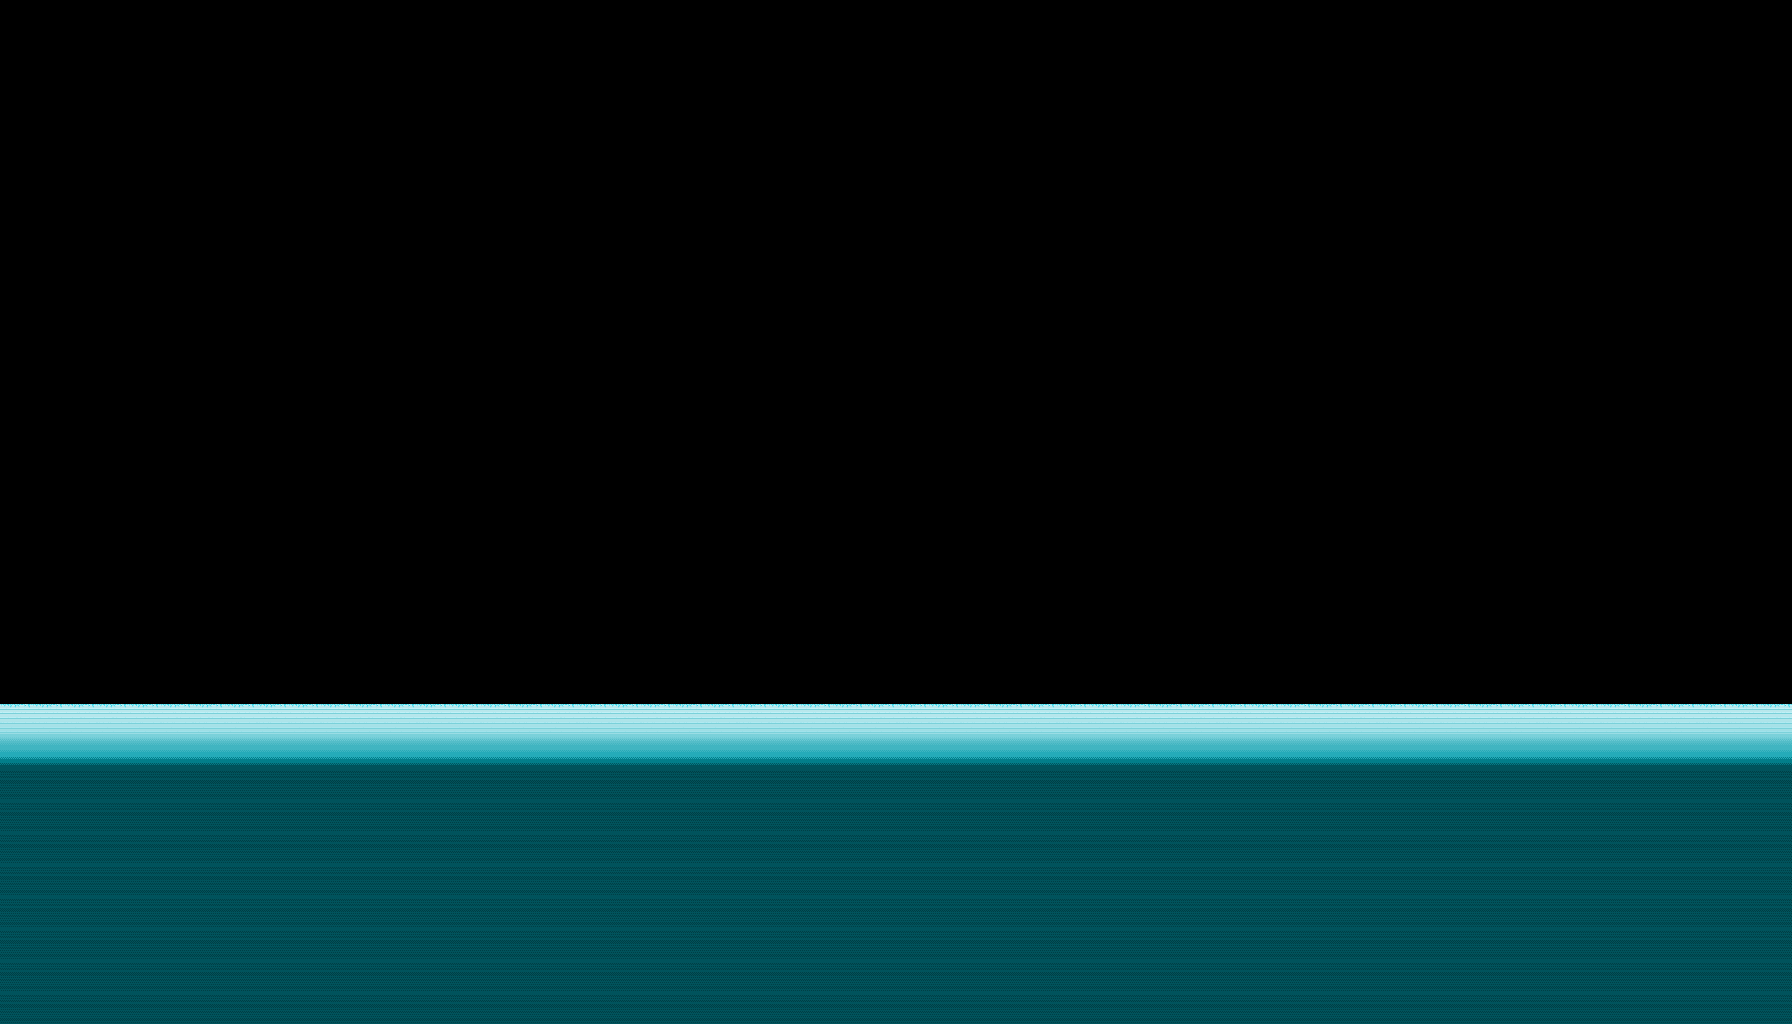

A 2D game scene composited from a Tiled map and its tileset images. What follows is a short description and the map's XML, with every tile layer's data as written:
An orthogonal 56x32 tile map with 32x32 px tiles, 1 tile layer (Collide) and 2 objects (Start, EnonSpawn).

<map version="1.5" tiledversion="1.7.2" orientation="orthogonal" renderorder="right-down" width="56" height="32" tilewidth="32" tileheight="32" infinite="0" nextlayerid="3" nextobjectid="3">
 <editorsettings>
  <export target="oasis-tilemap.json" format="json" />
 </editorsettings>
 <tileset firstgid="1" name="oasis" tilewidth="32" tileheight="32" tilecount="8" columns="4">
  <image source="oasis-tileset.png" width="128" height="64" />
 </tileset>
 <layer id="1" name="Collide" width="56" height="32" offsetx="0" offsety="128">
  <data encoding="csv">
0,0,0,0,0,0,0,0,0,0,0,0,0,0,0,0,0,0,0,0,0,0,0,0,0,0,0,0,0,0,0,0,0,0,0,0,0,0,0,0,0,0,0,0,0,0,0,0,0,0,0,0,0,0,0,0,
0,0,0,0,0,0,0,0,0,0,0,0,0,0,0,0,0,0,0,0,0,0,0,0,0,0,0,0,0,0,0,0,0,0,0,0,0,0,0,0,0,0,0,0,0,0,0,0,0,0,0,0,0,0,0,0,
0,0,0,0,0,0,0,0,0,0,0,0,0,0,0,0,0,0,0,0,0,0,0,0,0,0,0,0,0,0,0,0,0,0,0,0,0,0,0,0,0,0,0,0,0,0,0,0,0,0,0,0,0,0,0,0,
0,0,0,0,0,0,0,0,0,0,0,0,0,0,0,0,0,0,0,0,0,0,0,0,0,0,0,0,0,0,0,0,0,0,0,0,0,0,0,0,0,0,0,0,0,0,0,0,0,0,0,0,0,0,0,0,
0,0,0,0,0,0,0,0,0,0,0,0,0,0,0,0,0,0,0,0,0,0,0,0,0,0,0,0,0,0,0,0,0,0,0,0,0,0,0,0,0,0,0,0,0,0,0,0,0,0,0,0,0,0,0,0,
0,0,0,0,0,0,0,0,0,0,0,0,0,0,0,0,0,0,0,0,0,0,0,0,0,0,0,0,0,0,0,0,0,0,0,0,0,0,0,0,0,0,0,0,0,0,0,0,0,0,0,0,0,0,0,0,
0,0,0,0,0,0,0,0,0,0,0,0,0,0,0,0,0,0,0,0,0,0,0,0,0,0,0,0,0,0,0,0,0,0,0,0,0,0,0,0,0,0,0,0,0,0,0,0,0,0,0,0,0,0,0,0,
0,0,0,0,0,0,0,0,0,0,0,0,0,0,0,0,0,0,0,0,0,0,0,0,0,0,0,0,0,0,0,0,0,0,0,0,0,0,0,0,0,0,0,0,0,0,0,0,0,0,0,0,0,0,0,0,
0,0,0,0,0,0,0,0,0,0,0,0,0,0,0,0,0,0,0,0,0,0,0,0,0,0,0,0,0,0,0,0,0,0,0,0,0,0,0,0,0,0,0,0,0,0,0,0,0,0,0,0,0,0,0,0,
0,0,0,0,0,0,0,0,0,0,0,0,0,0,0,0,0,0,0,0,0,0,0,0,0,0,0,0,0,0,0,0,0,0,0,0,0,0,0,0,0,0,0,0,0,0,0,0,0,0,0,0,0,0,0,0,
0,0,0,0,0,0,0,0,0,0,0,0,0,0,0,0,0,0,0,0,0,0,0,0,0,0,0,0,0,0,0,0,0,0,0,0,0,0,0,0,0,0,0,0,0,0,0,0,0,0,0,0,0,0,0,0,
0,0,0,0,0,0,0,0,0,0,0,0,0,0,0,0,0,0,0,0,0,0,0,0,0,0,0,0,0,0,0,0,0,0,0,0,0,0,0,0,0,0,0,0,0,0,0,0,0,0,0,0,0,0,0,0,
0,0,0,0,0,0,0,0,0,0,0,0,0,0,0,0,0,0,0,0,0,0,0,0,0,0,0,0,0,0,0,0,0,0,0,0,0,0,0,0,0,0,0,0,0,0,0,0,0,0,0,0,0,0,0,0,
0,0,0,0,0,0,0,0,0,0,0,0,0,0,0,0,0,0,0,0,0,0,0,0,0,0,0,0,0,0,0,0,0,0,0,0,0,0,0,0,0,0,0,0,0,0,0,0,0,0,0,0,0,0,0,0,
0,0,0,0,0,0,0,0,0,0,0,0,0,0,0,0,0,0,0,0,0,0,0,0,0,0,0,0,0,0,0,0,0,0,0,0,0,0,0,0,0,0,0,0,0,0,0,0,0,0,0,0,0,0,0,0,
0,0,0,0,0,0,0,0,0,0,0,0,0,0,0,0,0,0,0,0,0,0,0,0,0,0,0,0,0,0,0,0,0,0,0,0,0,0,0,0,0,0,0,0,0,0,0,0,0,0,0,0,0,0,0,0,
0,0,0,0,0,0,0,0,0,0,0,0,0,0,0,0,0,0,0,0,0,0,0,0,0,0,0,0,0,0,0,0,0,0,0,0,0,0,0,0,0,0,0,0,0,0,0,0,0,0,0,0,0,0,0,0,
0,0,0,0,0,0,0,0,0,0,0,0,0,0,0,0,0,0,0,0,0,0,0,0,0,0,0,0,0,0,0,0,0,0,0,0,0,0,0,0,0,0,0,0,0,0,0,0,0,0,0,0,0,0,0,0,
1,1,1,1,1,1,1,1,1,1,1,1,1,1,1,1,1,1,1,1,1,1,1,1,1,1,1,1,1,1,1,1,1,1,1,1,1,1,1,1,1,1,1,1,1,1,1,1,1,1,1,1,1,1,1,1,
5,5,5,5,5,5,5,5,5,5,5,5,5,5,5,5,5,5,5,5,5,5,5,5,5,5,5,5,5,5,5,5,5,5,5,5,5,5,5,5,5,5,5,5,5,5,5,5,5,5,5,5,5,5,5,5,
2,2,2,2,2,2,2,2,2,2,2,2,2,2,2,2,2,2,2,2,2,2,2,2,2,2,2,2,2,2,2,2,2,2,2,2,2,2,2,2,2,2,2,2,2,2,2,2,2,2,2,2,2,2,2,2,
2,2,2,2,2,2,2,2,2,2,2,2,2,2,2,2,2,2,2,2,2,2,2,2,2,2,2,2,2,2,2,2,2,2,2,2,2,2,2,2,2,2,2,2,2,2,2,2,2,2,2,2,2,2,2,2,
2,2,2,2,2,2,2,2,2,2,2,2,2,2,2,2,2,2,2,2,2,2,2,2,2,2,2,2,2,2,2,2,2,2,2,2,2,2,2,2,2,2,2,2,2,2,2,2,2,2,2,2,2,2,2,2,
2,2,2,2,2,2,2,2,2,2,2,2,2,2,2,2,2,2,2,2,2,2,2,2,2,2,2,2,2,2,2,2,2,2,2,2,2,2,2,2,2,2,2,2,2,2,2,2,2,2,2,2,2,2,2,2,
2,2,2,2,2,2,2,2,2,2,2,2,2,2,2,2,2,2,2,2,2,2,2,2,2,2,2,2,2,2,2,2,2,2,2,2,2,2,2,2,2,2,2,2,2,2,2,2,2,2,2,2,2,2,2,2,
2,2,2,2,2,2,2,2,2,2,2,2,2,2,2,2,2,2,2,2,2,2,2,2,2,2,2,2,2,2,2,2,2,2,2,2,2,2,2,2,2,2,2,2,2,2,2,2,2,2,2,2,2,2,2,2,
2,2,2,2,2,2,2,2,2,2,2,2,2,2,2,2,2,2,2,2,2,2,2,2,2,2,2,2,2,2,2,2,2,2,2,2,2,2,2,2,2,2,2,2,2,2,2,2,2,2,2,2,2,2,2,2,
2,2,2,2,2,2,2,2,2,2,2,2,2,2,2,2,2,2,2,2,2,2,2,2,2,2,2,2,2,2,2,2,2,2,2,2,2,2,2,2,2,2,2,2,2,2,2,2,2,2,2,2,2,2,2,2,
2,2,2,2,2,2,2,2,2,2,2,2,2,2,2,2,2,2,2,2,2,2,2,2,2,2,2,2,2,2,2,2,2,2,2,2,2,2,2,2,2,2,2,2,2,2,2,2,2,2,2,2,2,2,2,2,
0,0,0,0,0,0,0,0,0,0,0,0,0,0,0,0,0,0,0,0,0,0,0,0,0,0,0,0,0,0,0,0,0,0,0,0,0,0,0,0,0,0,0,0,0,0,0,0,0,0,0,0,0,0,0,0,
0,0,0,0,0,0,0,0,0,0,0,0,0,0,0,0,0,0,0,0,0,0,0,0,0,0,0,0,0,0,0,0,0,0,0,0,0,0,0,0,0,0,0,0,0,0,0,0,0,0,0,0,0,0,0,0,
0,0,0,0,0,0,0,0,0,0,0,0,0,0,0,0,0,0,0,0,0,0,0,0,0,0,0,0,0,0,0,0,0,0,0,0,0,0,0,0,0,0,0,0,0,0,0,0,0,0,0,0,0,0,0,0
</data>
 </layer>
 <objectgroup id="2" name="Objects" offsetx="0" offsety="128">
  <object id="1" name="Start" x="576" y="576">
   <point />
  </object>
  <object id="2" name="EnonSpawn" x="1024" y="576">
   <point />
  </object>
 </objectgroup>
</map>
